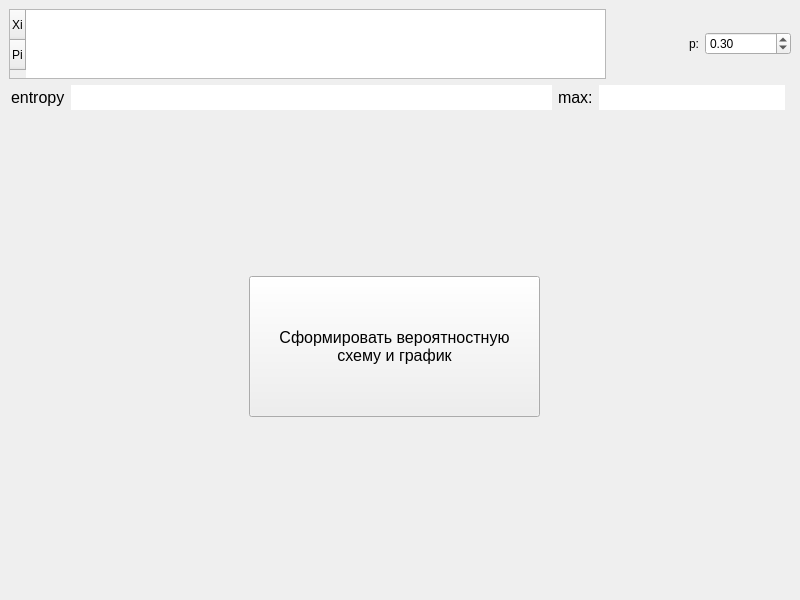
<?xml version="1.0" encoding="UTF-8"?>
<ui version="4.0">
 <class>MainWindow</class>
 <widget class="QMainWindow" name="MainWindow">
  <property name="geometry">
   <rect>
    <x>0</x>
    <y>0</y>
    <width>800</width>
    <height>600</height>
   </rect>
  </property>
  <property name="windowTitle">
   <string>Лабораторная №1. «Энтропия. Свойства энтропии». Задача 2. Катунин. С.</string>
  </property>
  <widget class="QWidget" name="centralwidget">
   <layout class="QGridLayout" name="gridLayout">
    <item row="0" column="0">
     <layout class="QGridLayout" name="gridLayout_2" rowstretch="1,1,7" columnstretch="0,9,55,1,1,23,0">
      <item row="2" column="0" colspan="7">
       <widget class="QCustomPlot" name="widget_grafik" native="true">
        <property name="sizePolicy">
         <sizepolicy hsizetype="Preferred" vsizetype="Preferred">
          <horstretch>0</horstretch>
          <verstretch>0</verstretch>
         </sizepolicy>
        </property>
        <widget class="QPushButton" name="pushButton_grafik">
         <property name="geometry">
          <rect>
           <x>240</x>
           <y>160</y>
           <width>291</width>
           <height>141</height>
          </rect>
         </property>
         <property name="font">
          <font>
           <pointsize>12</pointsize>
          </font>
         </property>
         <property name="text">
          <string>Сформировать вероятностную 
схему и график</string>
         </property>
        </widget>
       </widget>
      </item>
      <item row="0" column="5" colspan="2">
       <layout class="QGridLayout" name="gridLayout_3">
        <item row="0" column="0">
         <widget class="QLabel" name="label_p">
          <property name="text">
           <string>p:</string>
          </property>
          <property name="alignment">
           <set>Qt::AlignRight|Qt::AlignTrailing|Qt::AlignVCenter</set>
          </property>
         </widget>
        </item>
        <item row="0" column="1">
         <widget class="QDoubleSpinBox" name="doubleSpinBox_p">
          <property name="minimum">
           <double>0.010000000000000</double>
          </property>
          <property name="maximum">
           <double>1.000000000000000</double>
          </property>
          <property name="singleStep">
           <double>0.010000000000000</double>
          </property>
          <property name="value">
           <double>0.300000000000000</double>
          </property>
         </widget>
        </item>
       </layout>
      </item>
      <item row="0" column="0" colspan="5">
       <widget class="QTableWidget" name="tableWidget_veroyat">
        <property name="editTriggers">
         <set>QAbstractItemView::NoEditTriggers</set>
        </property>
        <property name="dragEnabled">
         <bool>false</bool>
        </property>
        <property name="defaultDropAction">
         <enum>Qt::CopyAction</enum>
        </property>
        <property name="selectionMode">
         <enum>QAbstractItemView::ExtendedSelection</enum>
        </property>
        <property name="selectionBehavior">
         <enum>QAbstractItemView::SelectItems</enum>
        </property>
        <property name="gridStyle">
         <enum>Qt::SolidLine</enum>
        </property>
        <attribute name="horizontalHeaderVisible">
         <bool>false</bool>
        </attribute>
        <attribute name="horizontalHeaderCascadingSectionResizes">
         <bool>false</bool>
        </attribute>
        <attribute name="verticalHeaderVisible">
         <bool>true</bool>
        </attribute>
        <attribute name="verticalHeaderCascadingSectionResizes">
         <bool>true</bool>
        </attribute>
        <row>
         <property name="text">
          <string>Xi</string>
         </property>
        </row>
        <row>
         <property name="text">
          <string>Pi</string>
         </property>
        </row>
       </widget>
      </item>
      <item row="1" column="0">
       <widget class="QLabel" name="label_entropy">
        <property name="font">
         <font>
          <pointsize>12</pointsize>
         </font>
        </property>
        <property name="text">
         <string>entropy</string>
        </property>
        <property name="margin">
         <number>0</number>
        </property>
        <property name="indent">
         <number>2</number>
        </property>
        <property name="textInteractionFlags">
         <set>Qt::LinksAccessibleByMouse|Qt::TextSelectableByMouse</set>
        </property>
       </widget>
      </item>
      <item row="1" column="3">
       <widget class="QLabel" name="label_max">
        <property name="font">
         <font>
          <pointsize>12</pointsize>
         </font>
        </property>
        <property name="text">
         <string>max:</string>
        </property>
       </widget>
      </item>
      <item row="1" column="4" colspan="2">
       <widget class="QLineEdit" name="lineEdit_max">
        <property name="font">
         <font>
          <pointsize>12</pointsize>
         </font>
        </property>
        <property name="frame">
         <bool>false</bool>
        </property>
        <property name="alignment">
         <set>Qt::AlignCenter</set>
        </property>
        <property name="readOnly">
         <bool>true</bool>
        </property>
       </widget>
      </item>
      <item row="1" column="1" colspan="2">
       <widget class="QLineEdit" name="lineEdit_entropy">
        <property name="sizePolicy">
         <sizepolicy hsizetype="Minimum" vsizetype="Fixed">
          <horstretch>0</horstretch>
          <verstretch>0</verstretch>
         </sizepolicy>
        </property>
        <property name="font">
         <font>
          <pointsize>12</pointsize>
         </font>
        </property>
        <property name="styleSheet">
         <string notr="true"/>
        </property>
        <property name="frame">
         <bool>false</bool>
        </property>
        <property name="readOnly">
         <bool>true</bool>
        </property>
       </widget>
      </item>
     </layout>
    </item>
   </layout>
  </widget>
 </widget>
 <customwidgets>
  <customwidget>
   <class>QCustomPlot</class>
   <extends>QWidget</extends>
   <header>qcustomplot.h</header>
   <container>1</container>
  </customwidget>
 </customwidgets>
 <resources/>
 <connections/>
</ui>
